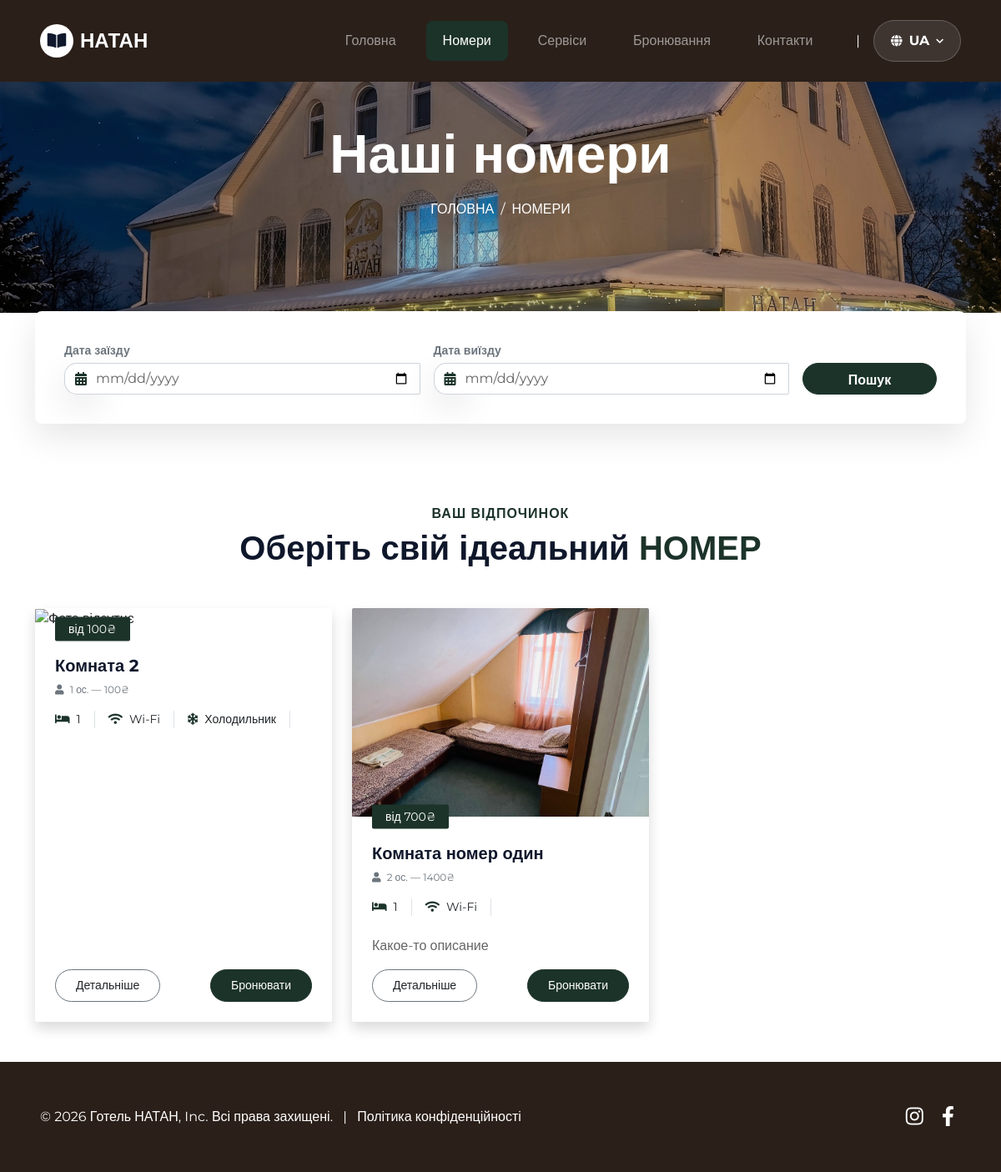
/rooms/, run on the app's committed database.
### main/models.py (models this page shows, shortened)
class Room(models.Model):
    number = models.CharField("Назва або номер кімнати", max_length=70, unique=True)
    slug = models.SlugField("URL-адреса (slug)", max_length=100, unique=True, blank=True)
    description = models.TextField("Опис", blank=True)
    base_price = models.DecimalField("Базова ціна за ніч", max_digits=10, decimal_places=2)
    is_active = models.BooleanField("Активний (доступний для броні)", default=True)
    image = models.ImageField("Головне фото номера", upload_to="rooms/", blank=True)
    beds_count = models.PositiveIntegerField("Кількість ліжок", default=1)
    has_bath = models.BooleanField("Власний санвузол", default=False)
    has_wifi = models.BooleanField("Безкоштовний Wi-Fi", default=True)
    has_tv = models.BooleanField("Телевізор", default=False)
    has_fridge = models.BooleanField("Холодильник", default=False)
    has_kettle = models.BooleanField("Електрочайник", default=True)
    has_ac = models.BooleanField("Вентилятор/Кондиціонер", default=False)
    class Meta:
        verbose_name = "Номер"
        verbose_name_plural = "Номери"
        ordering = ['number']

class RoomPrice(models.Model):
    room = models.ForeignKey(Room, on_delete=models.CASCADE, related_name='prices', verbose_name="Кімната")
    guests_count = models.PositiveIntegerField("Кількість осіб")
    price = models.DecimalField("Вартість", max_digits=10, decimal_places=2)
    class Meta:
        verbose_name = "Ціна за кількість осіб"
        verbose_name_plural = "Динамічні ціни"
        unique_together = ('room', 'guests_count')
        ordering = ['guests_count']

### main/views.py (the view, shortened to what this page needs)
# urls.py: path('rooms/', views.rooms, name='rooms'),
def rooms(request):
    check_in = request.GET.get('check_in')
    check_out = request.GET.get('check_out')
    rooms_queryset = Room.objects.filter(is_active=True)
    return render(request, 'room.html', {'rooms': rooms_queryset})

### templates/room.html (shortened to what this page needs)
{% extends 'base/base.html' %}
{% load static %}
{% load i18n %}
{% block content %}
    <div class="container-fluid page-header mb-5 p-0" style="background-image: url({% static 'img/carousel-1.jpg' %});">
        <div class="container-fluid page-header-inner py-5">
            <div class="container text-center pb-5">
                <h1 class="display-3 text-white mb-3 animated slideInDown">{% translate "Наші номери" %}</h1>
                <nav aria-label="breadcrumb">
                    <ol class="breadcrumb justify-content-center text-uppercase">
                        <li class="breadcrumb-item"><a href="{% url 'index' %}">{% translate "Головна" %}</a></li>
                        <li class="breadcrumb-item text-white active" aria-current="page">{% translate "Номери" %}</li>
                    </ol>
                </nav>
            </div>
        </div>
    </div>
    {% include 'booking_form/booking_form.html' %}
    <div class="container-xxl py-5">
        <div class="container">
            <div class="text-center wow fadeInUp" data-wow-delay="0.1s">
                <h6 class="section-title text-center text-primary text-uppercase">{% translate "Ваш відпочинок" %}</h6>
                <h1 class="mb-5">{% translate "Оберіть свій ідеальний" %} <span class="text-primary text-uppercase">{% translate "Номер" %}</span></h1>
            </div>
            <div class="row g-4">
                {% for room in rooms %}
                <div class="col-lg-4 col-md-6 wow fadeInUp" data-wow-delay="0.1s">
                    <div class="room-item shadow rounded overflow-hidden bg-white h-100 d-flex flex-column">
                        <div class="position-relative">
                            {% if room.image %}
                                <img class="img-fluid w-100" src="{{ room.image.url }}" alt="{{ room.number }}" style="height: 250px; object-fit: cover;">
                            {% else %}
                                <img class="img-fluid w-100" src="{% static 'img/no-photo.jpg' %}" alt="{% translate "Фото відсутнє" %}" style="height: 250px; object-fit: cover;">
                            {% endif %}
                            <small class="position-absolute start-0 top-100 translate-middle-y bg-primary text-white rounded py-1 px-3 ms-4">
                                {% translate "від" %} {{ room.base_price|floatformat:0 }}₴
                            </small>
                        </div>
                        <div class="p-4 mt-2 flex-grow-1 d-flex flex-column">
                            <div class="mb-3">
                                <h5 class="mb-1">{{ room.number }}</h5>
                                {% if room.prices.all %}
                                <div class="mt-2">
                                    {% for p in room.prices.all %}
                                        <small class="text-muted d-block small" style="font-size: 0.75rem;">
                                            <i class="fa fa-user me-1"></i> {{ p.guests_count }} {% translate "ос." %} — {{ p.price|floatformat:0 }}₴
                                        </small>
                                    {% endfor %}
                                </div>
                                {% endif %}
                            </div>
                            <div class="d-flex flex-wrap mb-3">
                                <small class="border-end me-3 pe-3 mb-2" title="{% translate "Кількість ліжок" %}">
                                    <i class="fa fa-bed text-primary me-2"></i>{{ room.beds_count }}
                                </small>
                                {% if room.has_wifi %}
                                <small class="border-end me-3 pe-3 mb-2"><i class="fa fa-wifi text-primary me-2"></i>Wi-Fi</small>
                                {% endif %}
                                {% if room.has_fridge %}
                                <small class="border-end me-3 pe-3 mb-2"><i class="fa fa-snowflake text-primary me-2"></i>{% translate "Холодильник" %}</small>
                                {% endif %}
                            </div>
                            <p class="text-body mb-3">
                                {{ room.description|truncatewords:12 }}
                            </p>
                            <div class="d-flex justify-content-between mt-auto">
                                <a class="btn btn-sm btn-outline-primary py-2 px-4"
                                   href="{% url 'room_detail' room.slug %}">
                                   {% translate "Детальніше" %}
                                </a>
                                <a class="btn btn-sm btn-primary py-2 px-4"
                                   href="{% url 'booking' %}?room_id={{ room.id }}">
                                   {% translate "Бронювати" %}
                                </a>
                            </div>
                        </div>
                    </div>
                </div>
                {% endfor %}
            </div>
        </div>
    </div>
{% endblock %}

### templates/base/base.html (shortened to what this page needs)
{% load static %}
{% load i18n %}
<!DOCTYPE html>
<html lang="{{ LANGUAGE_CODE }}">
<head>
    <link href="https://cdnjs.cloudflare.com/ajax/libs/font-awesome/5.10.0/css/all.min.css" rel="stylesheet">
    <link href="https://cdn.jsdelivr.net/npm/bootstrap-icons@1.4.1/font/bootstrap-icons.css" rel="stylesheet">
    <link href="{% static 'lib/animate/animate.min.css' %}" rel="stylesheet">
    <link href="{% static 'lib/owlcarousel/assets/owl.carousel.min.css' %}" rel="stylesheet">
    <link href="{% static 'lib/tempusdominus/css/tempusdominus-bootstrap-4.min.css' %}" rel="stylesheet" />
    <link href="{% static 'css/bootstrap.min.css' %}" rel="stylesheet">
    <link href="{% static 'css/style.css' %}?v=1.3" rel="stylesheet">
</head>
<body>
    <div class="container-fluid p-0" style="background-color: var(--light); min-height: 100vh;">
        <div class="container shadow-sm p-0" style="background-color: white; max-width: 1320px; min-height: 100vh; position: relative; display: flex; flex-direction: column;">
            <header class="container-fluid px-0" style="background-color: var(--secondary) !important;">
                <nav class="navbar navbar-expand-lg navbar-dark py-lg-4 py-3 px-lg-5 px-3">
                    <div class="container-fluid p-0">
                        <a href="{% url 'index' %}" class="navbar-brand d-flex align-items-center">
                            <div class="d-flex align-items-center justify-content-center bg-white rounded-circle me-2" style="width: 40px; height: 40px;">
                                <i class="fa fa-book-open text-dark"></i>
                            </div>
                            <h1 class="m-0 text-white text-uppercase fs-4 fw-bold">{% translate "НАТАН" %}</h1>
                        </a>
                        <div class="collapse navbar-collapse justify-content-end" id="navbarCollapse">
                            <div class="navbar-nav align-items-center pt-3 pt-lg-0">
                                <a href="{% url 'index' %}" class="nav-item nav-link mx-lg-2 {% if request.path == '/' %}active{% endif %}">{% translate "Головна" %}</a>
                                <a href="{% url 'rooms' %}" class="nav-item nav-link mx-lg-2 {% if 'rooms' in request.path %}active{% endif %}">{% translate "Номери" %}</a>
                                <a href="{% url 'facilities' %}" class="nav-item nav-link mx-lg-2 {% if 'facilities' in request.path %}active{% endif %}">{% translate "Сервіси" %}</a>
                                <a href="{% url 'booking' %}" class="nav-item nav-link mx-lg-2 {% if 'booking' in request.path %}active{% endif %}">{% translate "Бронювання" %}</a>
                                <a href="{% url 'contact' %}" class="nav-item nav-link mx-lg-2 {% if 'contact' in request.path %}active{% endif %}">{% translate "Контакти" %}</a>
                                <div class="d-none d-lg-block ms-4 text-white opacity-50">|</div>
                                <div class="nav-item dropdown ms-lg-3">
                                    <a href="#" class="nav-link dropdown-toggle text-white lang-dropdown d-flex align-items-center" data-bs-toggle="dropdown">
                                        {% get_current_language as LANGUAGE_CODE %}
                                        <i class="fa fa-globe me-2 small"></i>
                                        <span class="fw-bold">{% if LANGUAGE_CODE == 'uk' %}UA{% else %}EN{% endif %}</span>
                                        <i class="fa fa-chevron-down ms-2" style="font-size: 10px;"></i>
                                    </a>
                                </div>
                            </div>
                        </div>
                    </div>
                </nav>
            </header>
            <main style="flex: 1 0 auto;">
                {% block content %}{% endblock %}
            </main>
            <footer class="container-fluid py-5 px-5 mt-auto" style="background-color: var(--secondary) !important; color: white;">
                <div class="d-flex justify-content-between align-items-center flex-wrap">
                    <div class="opacity-75">
                        &copy; {% now "Y" %} {% translate "Готель НАТАН, Inc. Всі права захищені." %}
                        <span class="mx-2">|</span>
                        <a href="{% url 'privacy_policy' %}" class="text-white text-decoration-none opacity-75 hover-opacity-100">{% translate "Політика конфіденційності" %}</a>
                    </div>
                    <div class="fs-4 mt-3 mt-md-0">
                        <a href="#" class="text-white mx-2"><i class="fab fa-instagram"></i></a>
                        <a href="#" class="text-white mx-2"><i class="fab fa-facebook-f"></i></a>
                    </div>
                </div>
            </footer>
        </div>
    </div>
</body>
</html>

### templates/booking_form/booking_form.html (shortened to what this page needs)
{% load i18n %}
{% load static %}
<div class="container-fluid booking pb-5 wow fadeIn" data-wow-delay="0.1s">
    <div class="container">
        <div class="bg-white shadow" style="padding: 35px; border-radius: 8px;">
            <form action="{% url 'rooms' %}" method="GET">
                <div class="row g-3">
                    <div class="col-md-5">
                        <label class="small mb-1 text-muted fw-bold">{% translate "Дата заїзду" %}</label>
                        <div class="input-group">
                            <span class="input-group-text bg-white border-end-0"><i class="fa fa-calendar-alt text-primary"></i></span>
                            <input type="date" name="check_in" id="check_in"
                                class="form-control border-start-0 ps-0"
                                value="{{ request.GET.check_in|default:'' }}"
                                required />
                        </div>
                    </div>
                    <div class="col-md-5">
                        <label class="small mb-1 text-muted fw-bold">{% translate "Дата виїзду" %}</label>
                        <div class="input-group">
                            <span class="input-group-text bg-white border-end-0"><i class="fa fa-calendar-alt text-primary"></i></span>
                            <input type="date" name="check_out" id="check_out"
                                class="form-control border-start-0 ps-0"
                                value="{{ request.GET.check_out|default:'' }}"
                                required />
                        </div>
                    </div>
                    <div class="col-md-2 d-flex align-items-end">
                        <button type="submit" class="btn btn-primary w-100 text-uppercase fw-bold py-2" style="height: 38px;">
                            {% translate "Пошук" %}
                        </button>
                    </div>
                </div>
            </form>
        </div>
    </div>
</div>

### static/css/style.css (style rules this page uses)
:root { --primary: #1C332A; --secondary: #2A1F19; --light: #F5F1E9; --dark: #120D0B; --white: #FFFFFF; --text-dark: #212529; --text-muted: #6c757d; }
body { background-color: var(--light) !important; font-family: 'Montserrat', sans-serif; color: var(--text-dark); }
.text-primary { color: var(--primary) !important; }
.bg-primary { background-color: var(--primary) !important; }
.section-title { position: relative; display: inline-block; color: var(--primary); text-transform: uppercase; letter-spacing: 1px; }
.section-title::before, .section-title::after { background: var(--primary) !important; }
.btn { font-weight: 500; text-transform: none !important; transition: .5s; border-radius: 50px !important; padding: 10px 25px; }
.btn-primary { background-color: var(--primary) !important; border-color: var(--primary) !important; color: var(--white) !important; }
.btn-outline-primary { background-color: transparent !important; border: 1px solid var(--text-muted) !important; color: var(--text-dark) !important; }
.navbar-dark .navbar-nav .nav-link { font-size: 16px; font-weight: 500; padding: 12px 20px !important; }
.navbar-dark .navbar-nav .nav-link.active { background-color: var(--primary) !important; border-radius: 8px; }
.room-item, .service-item { background: var(--white); border: none !important; box-shadow: 0 10px 30px rgba(0,0,0,0.05); border-radius: 15px; overflow: hidden; transition: .5s; }
.page-header { background-position: center center; background-repeat: no-repeat; background-size: cover; }
.page-header-inner { background: rgba(0, 0, 0, 0.2) !important; transition: .5s; }
.breadcrumb-item a, .breadcrumb-item.active, .breadcrumb-item + .breadcrumb-item::before { color: var(--white) !important; }
.booking { position: relative; margin-top: -50px !important; z-index: 1; }
.booking .bg-white { border-radius: 15px; box-shadow: 0 15px 40px rgba(0,0,0,0.1) !important; }
@media (min-width: 1200px) { .container-xxl { max-width: 100% !important; } }
.form-control::placeholder { color: var(--text-muted); opacity: 0.8; }

### templates/base/base.html (style rules this page uses)
.lang-dropdown { border-radius: 50px !important; padding: 5px 15px !important; background: rgba(255,255,255,0.1); border: 1px solid rgba(255,255,255,0.2); transition: all 0.3s ease; width: max-content; }
.dropdown-toggle::after { display: none !important; }

### data on the page
Room: base_price "100", number "Комната 2", beds_count "1", has_wifi True (drawn)
RoomPrice: guests_count "1", price "100"
Room: image (picture), base_price "700", number "Комната номер один", beds_count "1", has_wifi True (drawn), description "Какое-то описание"
RoomPrice: guests_count "2", price "1400"
